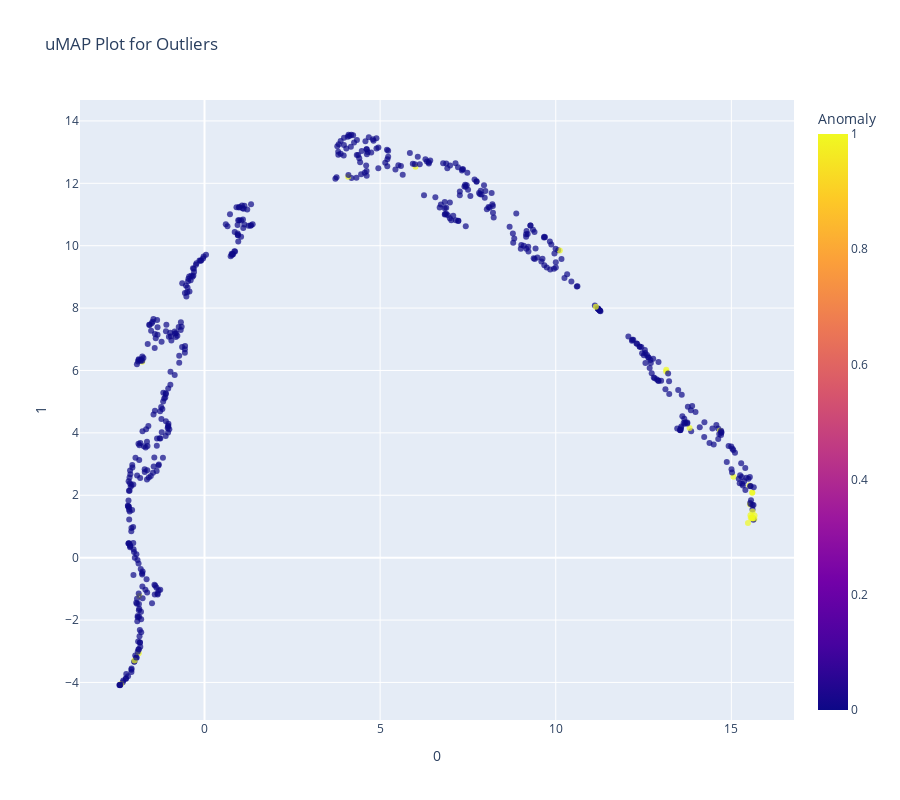

Notebook code for this chart:
### Code cell
plot_model(anom_model, plot = 'umap')

### Figure 1 — Plotly figure (JSON) as saved in the notebook; plotly's stock layout.template omitted (floating-point values rounded to 4 significant figures; data arrays with more than 128 entries replaced by an {"elided": "..."} marker saying what was removed)
{"data": [{"customdata": {"elided": "559x1 float values"}, "hovertemplate": "0=%{x}<br>1=%{y}<br>Feature=%{customdata[0]}<br>Anomaly=%{marker.color}<extra></extra>", "legendgroup": "", "marker": {"color": {"elided": "559 int values"}, "coloraxis": "coloraxis", "opacity": 0.7, "symbol": "circle"}, "mode": "markers", "name": "", "orientation": "v", "showlegend": false, "type": "scatter", "x": {"elided": "559 float values"}, "xaxis": "x", "y": {"elided": "559 float values"}, "yaxis": "y"}], "layout": {"coloraxis": {"colorbar": {"title": {"text": "Anomaly"}}, "colorscale": [[0, "#0d0887"], [0.1111, "#46039f"], [0.2222, "#7201a8"], [0.3333, "#9c179e"], [0.4444, "#bd3786"], [0.5556, "#d8576b"], [0.6667, "#ed7953"], [0.7778, "#fb9f3a"], [0.8889, "#fdca26"], [1, "#f0f921"]]}, "height": 800, "legend": {"tracegroupgap": 0}, "title": {"text": "uMAP Plot for Outliers"}, "width": 900, "xaxis": {"anchor": "y", "domain": [0, 1], "title": {"text": "0"}}, "yaxis": {"anchor": "x", "domain": [0, 1], "title": {"text": "1"}}}}
